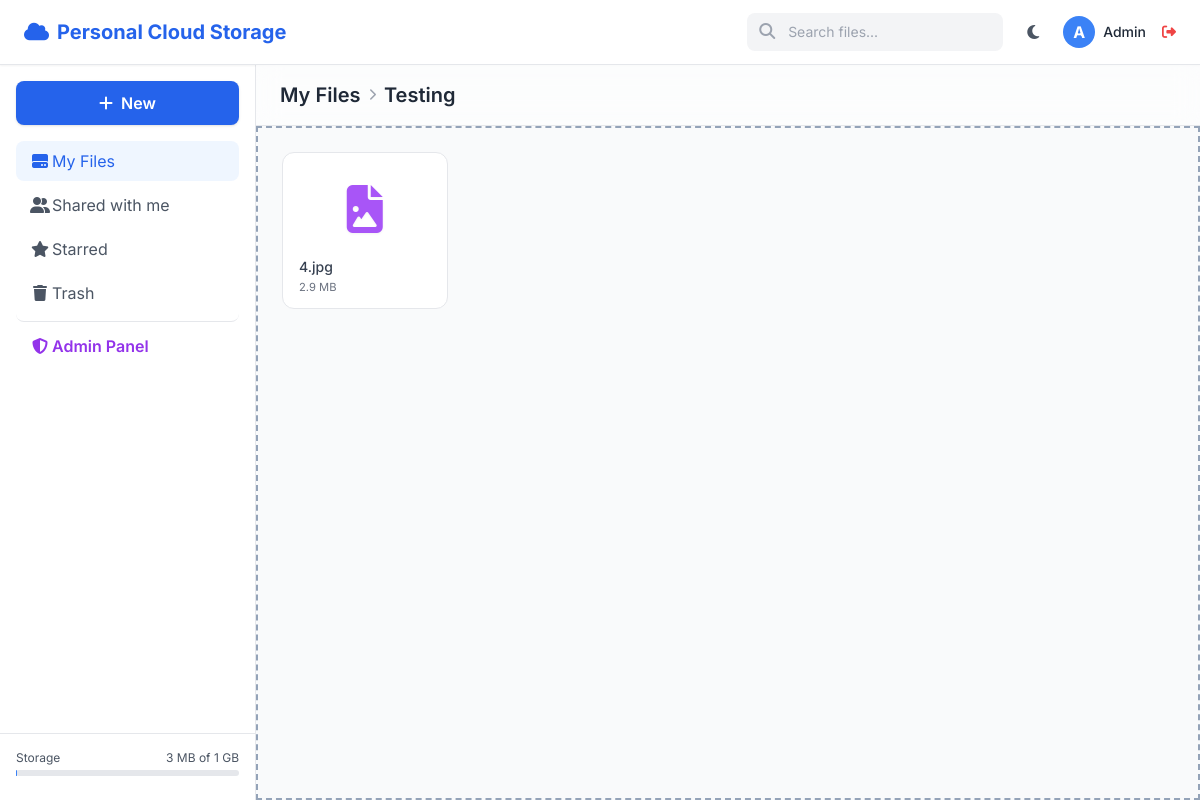
Page /dashboard.php?folder=1 (signed in) on the committed database.
### tables this page shows
CREATE TABLE `users` (
  `id` int(11) NOT NULL,
  `name` varchar(100) NOT NULL,
  `email` varchar(150) NOT NULL,
  `password` varchar(255) NOT NULL,
  `role` enum('admin','free','premium') DEFAULT 'free',
  `avatar` varchar(255) DEFAULT 'default.png',
  `quota_limit_bytes` bigint(20) DEFAULT 1073741824,
  `quota_used_bytes` bigint(20) DEFAULT 0,
  `status` enum('active','suspended') DEFAULT 'active',
  `created_at` datetime DEFAULT current_timestamp(),
  `updated_at` datetime DEFAULT current_timestamp() ON UPDATE current_timestamp()
);

CREATE TABLE `folders` (
  `id` int(11) NOT NULL,
  `user_id` int(11) NOT NULL,
  `parent_id` int(11) DEFAULT NULL,
  `name` varchar(255) NOT NULL,
  `created_at` datetime DEFAULT current_timestamp(),
  `updated_at` datetime DEFAULT current_timestamp() ON UPDATE current_timestamp()
);

CREATE TABLE `files` (
  `id` int(11) NOT NULL,
  `user_id` int(11) NOT NULL,
  `folder_id` int(11) DEFAULT NULL,
  `original_name` varchar(255) NOT NULL,
  `stored_name` varchar(255) NOT NULL,
  `extension` varchar(10) DEFAULT NULL,
  `mime_type` varchar(100) DEFAULT NULL,
  `size` bigint(20) NOT NULL,
  `is_starred` tinyint(1) DEFAULT 0,
  `in_trash` tinyint(1) DEFAULT 0,
  `trashed_at` datetime DEFAULT NULL,
  `created_at` datetime DEFAULT current_timestamp(),
  `updated_at` datetime DEFAULT current_timestamp() ON UPDATE current_timestamp()
);

### core/Auth.php (called while the page is built, shortened)
<?php
require_once __DIR__ . '/../config/config.php';
require_once __DIR__ . '/../config/database.php';
class Auth {
    private $pdo;
    public function __construct($pdo) {
        $this->pdo = $pdo;
    }
    public function isLoggedIn() {
        return isset($_SESSION['user_id']);
    }
    public function getCurrentUser() {
        $stmt = $this->pdo->prepare("SELECT id, name, email, role, avatar, quota_limit_bytes, quota_used_bytes FROM users WHERE id = ?");
        $stmt->execute([$_SESSION['user_id']]);
        return $stmt->fetch();
    }
}
$auth = new Auth($pdo);

### config/config.php (called while the page is built, shortened)
<?php
function formatBytes($bytes, $precision = 2) {
    $units = ['B', 'KB', 'MB', 'GB', 'TB'];
    $bytes = max($bytes, 0);
    $pow = floor(($bytes ? log($bytes) : 0) / log(1024));
    $pow = min($pow, count($units) - 1);
    $bytes /= pow(1024, $pow);
    return round($bytes, $precision) . ' ' . $units[$pow];
}

### core/FolderManager.php (called while the page is built, shortened)
<?php
class FolderManager {
    private $pdo;
    public function __construct($pdo) {
        $this->pdo = $pdo;
    }
    public function getFolder($userId, $folderId) {
        $stmt = $this->pdo->prepare("SELECT * FROM folders WHERE id = ? AND user_id = ?");
        $stmt->execute([$folderId, $userId]);
        return $stmt->fetch();
    }
    public function getBreadcrumbs($userId, $folderId) {
        $breadcrumbs = [];
        $current = $this->getFolder($userId, $folderId);
        while ($current) {
            array_unshift($breadcrumbs, $current);
            if ($current['parent_id']) {
                $current = $this->getFolder($userId, $current['parent_id']);
            } else {
                $current = null;
            }
        }
        return $breadcrumbs;
    }
}

### core/FileManager.php (called while the page is built, shortened)
<?php
class FileManager {
    private $pdo;
    public function __construct($pdo) {
        $this->pdo = $pdo;
    }
    public function getFiles($userId, $folderId = null) {
        if ($folderId === null) {
            $stmt = $this->pdo->prepare("SELECT * FROM files WHERE user_id = ? AND folder_id IS NULL AND in_trash = FALSE ORDER BY created_at DESC");
            $stmt->execute([$userId]);
        } else {
             $stmt = $this->pdo->prepare("SELECT * FROM files WHERE user_id = ? AND folder_id = ? AND in_trash = FALSE ORDER BY created_at DESC");
             $stmt->execute([$userId, $folderId]);
        }
        return $stmt->fetchAll();
    }
}

### dashboard.php (the view, shortened to what this page needs)
<?php
require_once 'core/Auth.php';
require_once 'core/FolderManager.php';
require_once 'core/FileManager.php';
$user = $auth->getCurrentUser();
$folderManager = new FolderManager($pdo);
$fileManager = new FileManager($pdo);
$currentFolderId = isset($_GET['folder']) && is_numeric($_GET['folder']) ? (int)$_GET['folder'] : null;
$view = $_GET['view'] ?? 'my_files';
$folders = [];
$files = [];
$breadcrumbs = [];
$pageTitle = 'My Files';
if ($view === 'trash') {
    $pageTitle = 'Trash';
    $stmt = $pdo->prepare("SELECT * FROM files WHERE user_id = ? AND in_trash = TRUE ORDER BY trashed_at DESC");
    $stmt->execute([$user['id']]);
    $files = $stmt->fetchAll();
} else if ($view === 'starred') {
    $pageTitle = 'Starred';
    $stmt = $pdo->prepare("SELECT * FROM files WHERE user_id = ? AND is_starred = TRUE AND in_trash = FALSE");
    $stmt->execute([$user['id']]);
    $files = $stmt->fetchAll();
} else if ($view === 'shared') {
    $pageTitle = 'Shared with me';
} else {
    $folders = $folderManager->getFolders($user['id'], $currentFolderId);
    $files = $fileManager->getFiles($user['id'], $currentFolderId);
    $breadcrumbs = $currentFolderId ? $folderManager->getBreadcrumbs($user['id'], $currentFolderId) : [];
}
require_once 'includes/header.php';
?>
<header class="bg-white dark:bg-gray-800 shadow-sm z-10 flex-shrink-0">
    <div class="flex items-center justify-between px-6 py-3 border-b border-gray-200 dark:border-gray-700">
        <div class="flex items-center space-x-4">
            <span class="text-xl font-bold text-blue-600 dark:text-blue-400 flex items-center">
                <i class="fa-solid fa-cloud mr-2"></i> <?= APP_NAME ?>
            </span>
        </div>
        <div class="flex items-center gap-4">
            <div class="hidden md:block relative">
                <input type="text" placeholder="Search files..." class="pl-10 pr-4 py-2 bg-gray-100 dark:bg-gray-700 border-transparent focus:bg-white dark:focus:bg-gray-600 border focus:border-blue-500 rounded-lg text-sm transition-all focus:ring-0 text-gray-800 dark:text-gray-200 w-64">
                <i class="fa-solid fa-search absolute left-3 top-2.5 text-gray-400"></i>
            </div>
            <button id="theme-toggle" class="p-2 rounded-full hover:bg-gray-100 dark:hover:bg-gray-700 transition">
                <i class="fa-solid fa-moon text-gray-600 dark:text-gray-300"></i>
            </button>
            <div class="flex items-center gap-2 cursor-pointer">
                <div class="w-8 h-8 rounded-full bg-blue-500 text-white flex items-center justify-center font-bold">
                    <?= substr($user['name'], 0, 1) ?>
                </div>
                <span class="text-sm font-medium hidden sm:block"><?= htmlspecialchars($user['name']) ?></span>
                <a href="logout.php" class="text-red-500 hover:text-red-700 ml-2 text-sm"><i class="fa-solid fa-sign-out-alt"></i></a>
            </div>
        </div>
    </div>
</header>
<div class="flex flex-1 overflow-hidden h-full">
    <aside class="w-64 bg-white dark:bg-gray-800 border-r border-gray-200 dark:border-gray-700 flex flex-col hidden md:flex flex-shrink-0">
        <div class="p-4">
            <button id="new-btn" class="w-full bg-blue-600 hover:bg-blue-700 text-white font-semibold py-2.5 px-4 rounded-lg shadow transition flex items-center justify-center gap-2">
                <i class="fa-solid fa-plus"></i> New
            </button>
        </div>
        <nav class="flex-1 px-4 space-y-1 overflow-y-auto">
            <a href="dashboard.php" class="flex items-center px-3 py-2 <?= $view === 'my_files' ? 'text-blue-600 bg-blue-50 dark:bg-blue-900/30 dark:text-blue-400' : 'text-gray-600 dark:text-gray-400 hover:bg-gray-100 dark:hover:bg-gray-700' ?> rounded-lg transition">
                <i class="fa-solid fa-hdd w-6 text-center"></i> My Files
            </a>
            <a href="dashboard.php?view=shared" class="flex items-center px-3 py-2 <?= $view === 'shared' ? 'text-blue-600 bg-blue-50 dark:bg-blue-900/30 dark:text-blue-400' : 'text-gray-600 dark:text-gray-400 hover:bg-gray-100 dark:hover:bg-gray-700' ?>  rounded-lg transition">
                <i class="fa-solid fa-user-group w-6 text-center"></i> Shared with me
            </a>
            <a href="dashboard.php?view=starred" class="flex items-center px-3 py-2 <?= $view === 'starred' ? 'text-blue-600 bg-blue-50 dark:bg-blue-900/30 dark:text-blue-400' : 'text-gray-600 dark:text-gray-400 hover:bg-gray-100 dark:hover:bg-gray-700' ?> rounded-lg transition">
                <i class="fa-solid fa-star w-6 text-center"></i> Starred
            </a>
            <a href="dashboard.php?view=trash" class="flex items-center px-3 py-2 <?= $view === 'trash' ? 'text-blue-600 bg-blue-50 dark:bg-blue-900/30 dark:text-blue-400' : 'text-gray-600 dark:text-gray-400 hover:bg-gray-100 dark:hover:bg-gray-700' ?> rounded-lg transition pb-4 border-b border-gray-200 dark:border-gray-700 mt-2">
                <i class="fa-solid fa-trash w-6 text-center"></i> Trash
            </a>
            <?php if($user['role'] === 'admin'): ?>
            <a href="admin.php" class="flex items-center px-3 py-2 text-gray-600 dark:text-gray-400 hover:bg-gray-100 dark:hover:bg-gray-700 rounded-lg transition mt-4 font-semibold text-purple-600 dark:text-purple-400">
                <i class="fa-solid fa-shield-halved w-6 text-center"></i> Admin Panel
            </a>
            <?php endif; ?>
        </nav>
        <div class="p-4 border-t border-gray-200 dark:border-gray-700 mt-auto flex-shrink-0 bg-white dark:bg-gray-800">
            <div class="flex justify-between text-xs mb-1 text-gray-600 dark:text-gray-400">
                <span>Storage</span>
                <span><?= formatBytes($user['quota_used_bytes'], 0) ?> of <?= formatBytes($user['quota_limit_bytes'], 0) ?></span>
            </div>
            <div class="w-full bg-gray-200 rounded-full h-1.5 dark:bg-gray-700 mb-2">
            </div>
        </div>
    </aside>
    <main class="flex-1 flex flex-col bg-gray-50 dark:bg-gray-900 overflow-hidden relative">
        <div class="px-6 py-4 border-b border-gray-200 dark:border-gray-800 bg-white/50 dark:bg-gray-800/50 backdrop-blur-md sticky top-0 z-10 flex-shrink-0">
            <div class="flex items-center text-xl font-semibold text-gray-800 dark:text-gray-200">
                <a href="dashboard.php" class="hover:underline"><?= $pageTitle ?></a>
                <?php foreach($breadcrumbs as $bc): ?>
                    <i class="fa-solid fa-chevron-right text-xs mx-2 text-gray-400"></i>
                    <a href="dashboard.php?folder=<?= $bc['id'] ?>" class="hover:underline"><?= htmlspecialchars($bc['name']) ?></a>
                <?php endforeach; ?>
            </div>
        </div>
        <div id="file-dropzone" class="flex-1 overflow-y-auto p-6 dropzone" data-folder="<?= $currentFolderId ?>">
            <?php if (empty($folders) && empty($files)): ?>
                <div class="h-full flex flex-col items-center justify-center text-gray-400 dark:text-gray-500">
                    <i class="fa-regular fa-folder-open text-6xl mb-4 opacity-50 text-blue-300 dark:text-blue-900"></i>
                    <h3 class="text-xl font-medium text-gray-600 dark:text-gray-300">Nothing here yet</h3>
                    <?php if ($view === 'my_files'): ?>
                        <p class="text-sm mt-2 font-medium mb-4">Drag and drop files or</p>
                        <button id="manual-upload-btn" class="px-5 py-2.5 bg-blue-600 hover:bg-blue-700 text-white rounded-lg font-medium shadow-md shadow-blue-500/20 transition flex items-center gap-2">
                            <i class="fa-solid fa-upload"></i> Upload Files
                        </button>
                        <input type="file" id="hidden-file-input" class="hidden" multiple>
                    <?php endif; ?>
                </div>
            <?php else: ?>
                <div class="grid grid-cols-2 sm:grid-cols-3 md:grid-cols-4 lg:grid-cols-5 xl:grid-cols-6 gap-4 pb-20">
                    <?php foreach($files as $file): ?>
                    <?php
                        $ext = strtolower($file['extension']);
                        $faClass = 'fa-file text-gray-400';
                        if (in_array($ext, ['jpg','jpeg','png','gif','svg'])) $faClass = 'fa-file-image text-purple-500';
                        elseif ($ext === 'pdf') $faClass = 'fa-file-pdf text-red-500';
                        elseif (in_array($ext, ['doc','docx'])) $faClass = 'fa-file-word text-blue-600';
                        elseif (in_array($ext, ['xls','xlsx','csv'])) $faClass = 'fa-file-excel text-green-600';
                        elseif (in_array($ext, ['zip','rar','tar','gz'])) $faClass = 'fa-file-zipper text-yellow-600';
                        elseif (in_array($ext, ['mp4','webm','mov'])) $faClass = 'fa-file-video text-pink-500';
                        elseif (in_array($ext, ['mp3','wav'])) $faClass = 'fa-file-audio text-cyan-500';
                        elseif (in_array($ext, ['html','css','js','php','py'])) $faClass = 'fa-file-code text-indigo-500';
                    ?>
                    <div class="p-3 bg-white dark:bg-gray-800 rounded-xl border border-gray-200 dark:border-gray-700 hover:shadow-md transition group cursor-pointer file-item relative hover:border-blue-300 dark:hover:border-blue-700 flex flex-col justify-between" data-id="<?= $file['id'] ?>" data-name="<?= htmlspecialchars($file['original_name']) ?>">
                        <div class="h-20 flex items-center justify-center mb-2 overflow-hidden mt-1">
                             <i class="fa-solid <?= $faClass ?> text-5xl group-hover:scale-105 transition-transform drop-shadow-sm"></i>
                        </div>
                        <div>
                            <div class="text-sm font-medium text-gray-700 dark:text-gray-300 truncate w-full px-1 group-hover:text-blue-600 dark:group-hover:text-blue-400" title="<?= htmlspecialchars($file['original_name']) ?>">
                                <?= htmlspecialchars($file['original_name']) ?>
                            </div>
                            <div class="text-[0.7rem] text-gray-500 w-full text-left px-1 mt-0.5">
                                <?= formatBytes($file['size'], 1) ?>
                            </div>
                        </div>
                    </div>
                    <?php endforeach; ?>
                </div>
            <?php endif; ?>
        </div>
    </main>
</div>
<?php
require_once 'includes/footer.php';
?>

### assets/css/style.css (style rules this page uses)
body { font-family: 'Inter', sans-serif; }
.dropzone { border: 2px dashed #94a3b8; transition: all 0.2s ease; }

### rows in the picture
users: name "A", name "Admin", quota_used_bytes "3 MB", quota_limit_bytes "1 GB"
folders: name "Testing"
files: original_name "4.jpg", size "2.9 MB"

### other values in the picture
APP_NAME "Personal Cloud Storage"
$pageTitle "My Files"
